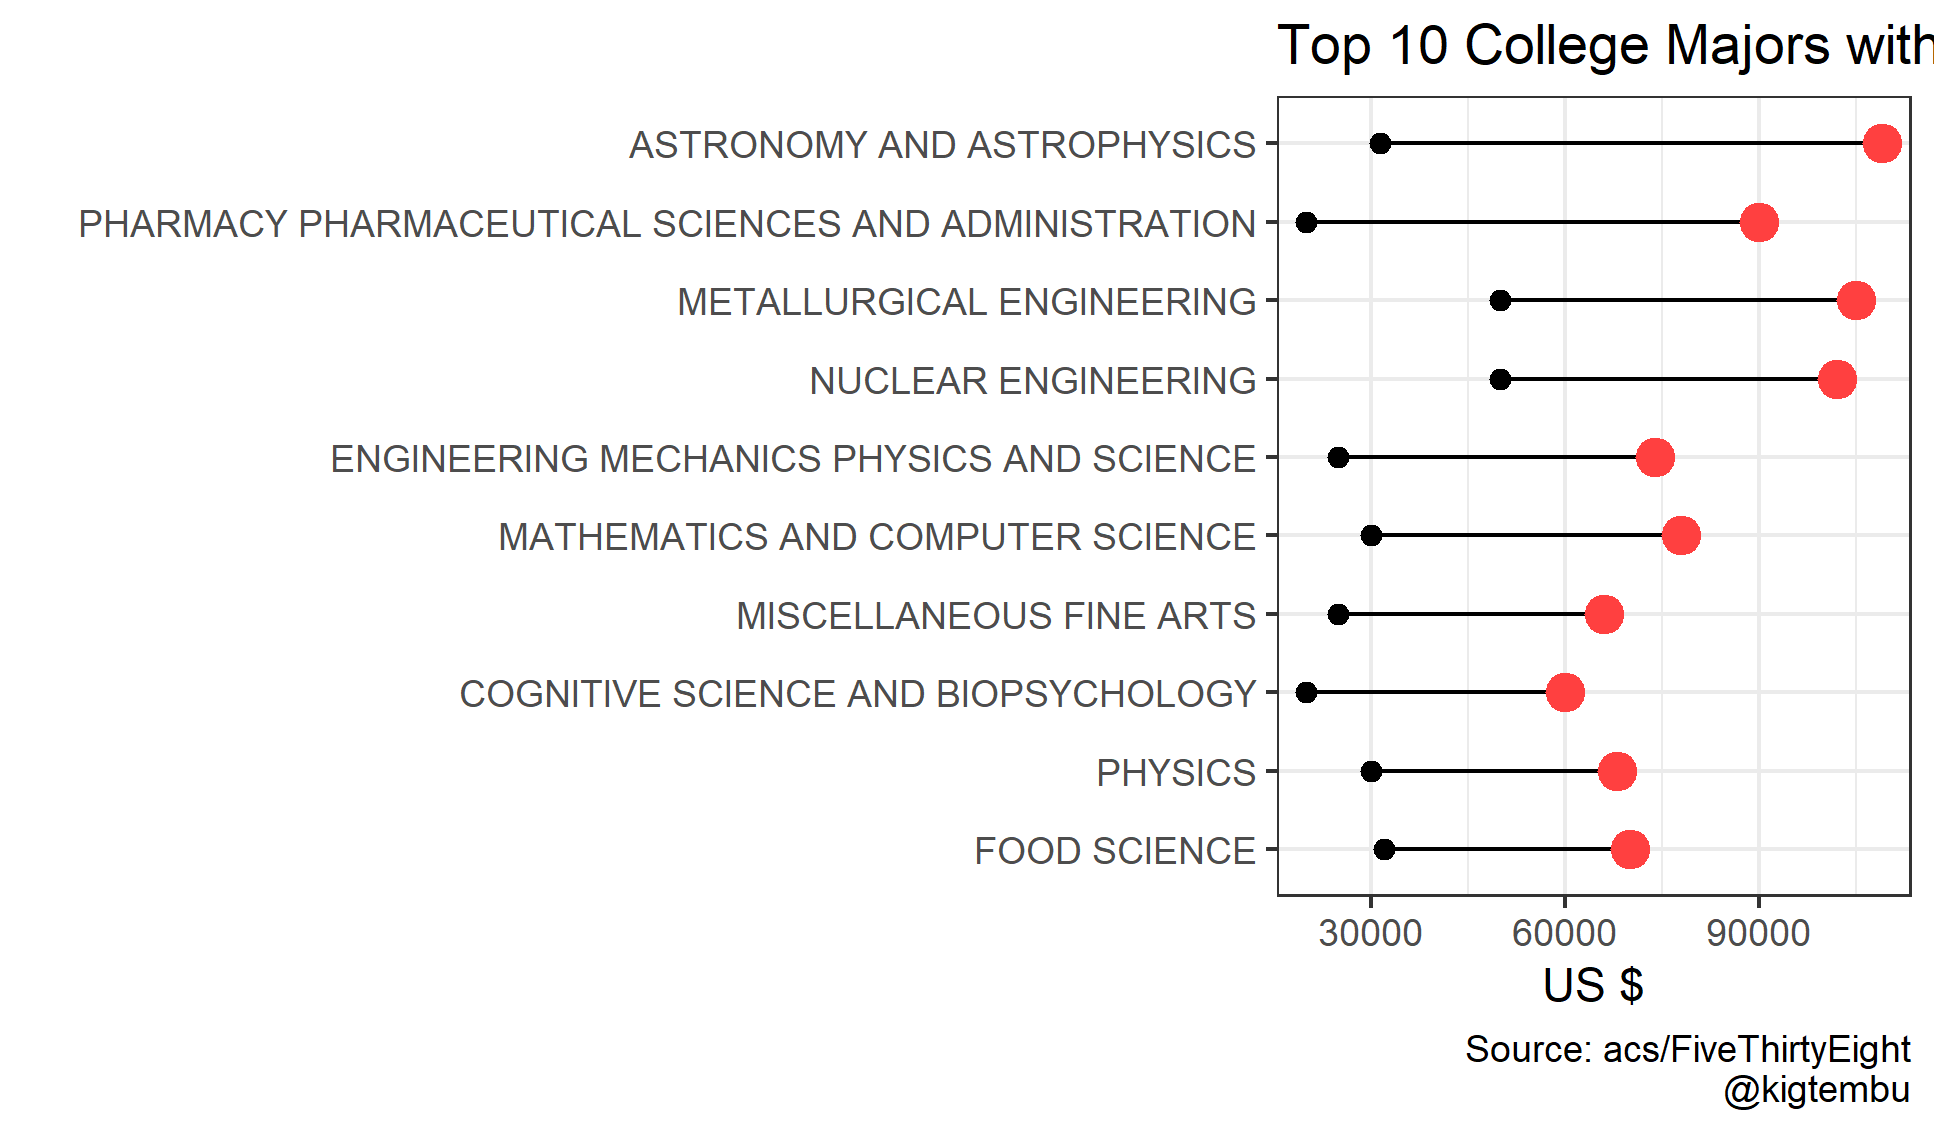

Here is the R script that generated this plot:
###-----------------------###
## Week 29 Tidytuesday     ##
## Created by Kigen Tembu  ##
## 15/10/2018              ##
#---------------------------#


# packages ----------------------------------------------------------------

library(tidyverse)
library(RCurl)
library(skimr)
library(ggthemes)
library(ggalt)

#read in data

url <- 'https://raw.githubusercontent.com/rfordatascience/tidytuesday/master/data/2018-10-16/recent-grads.csv'

Recent_grads <- read.csv(text = getURL(url),header = T)

skim(Recent_grads)

Recent_grads1 <- select(Recent_grads,Major,Major_category,
                        Sample_size,Total,P25th,P75th)%>%
                 mutate(iqr = P75th-P25th)%>%
                 arrange(desc(iqr))%>%
                 top_n(10)
Recent_grads1$Major <- factor(Recent_grads1$Major,levels = Recent_grads1[order(Recent_grads1$iqr,decreasing=F),]$Major)

# Plot --------------------------------------------------------------------
 ggplot(Recent_grads1,aes(x = P25th,xend = P75th,y = Major ))+
        geom_dumbbell(colour_xend = 'brown1',size_x = 2,size_xend = 4)+
        labs( x = 'US $',y = '',
              title = 'Top 10 College Majors with the highest interquartile salary range',
              caption = 'Source: acs/FiveThirtyEight\n@kigtembu')+
              theme_bw()

ggsave('week29.png')

Recent_grads1$Major <- factor(Recent_grads1$Major,levels = Recent_grads1[order(Recent_grads1$Sample_size,decreasing=F),]$Major)

ggplot(Recent_grads1,aes(x = Major, y = Sample_size))+
  geom_bar(stat = 'identity',position = position_stack(reverse = TRUE),fill = 'aquamarine')+
  geom_text(aes(label = Sample_size, hjust = 0))+
  coord_flip()+
  labs(x = 'College Major',y = 'Sample Size(salary)',
       title = 'Sample Size for Median Salary',
       caption = 'Source: acs/FiveThirtyEight\n @kigtembu')+
  theme_bw()

ggsave('week29_samp.png')
